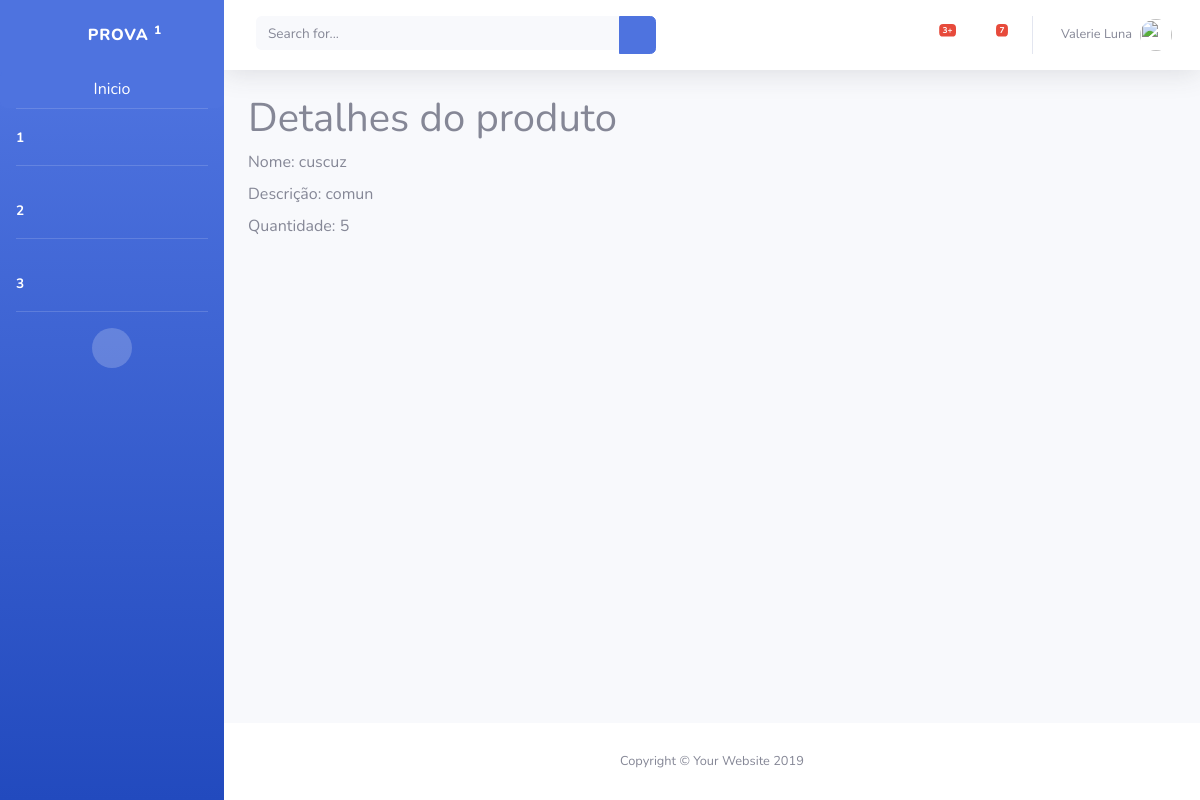
/primeira/produto/show/1, run on the app's committed database.
### primeira/models.py (models this page shows)
class Produto(models.Model):
    nome = models.CharField(max_length=50)
    descricao = models.CharField(max_length=50)
    quantidade = models.IntegerField()
    cliente = models.ForeignKey(Cliente, on_delete=models.CASCADE)

### primeira/views.py (the view)
# urls.py: path('produto/show/<int:id>', views.produto_show),
def produto_show(request,id):
    produto = Produto.objects.get(pk=id)
    return render(request, 'produto/show.html',{'produto':produto})

### Talia/templates/produto/show.html
{% extends 'base.html' %}
{% block conteudo %}
<h1>Detalhes do produto</h1>
<div>
    <label>Nome:</label>
    {{produto.nome}}
</div>
<div>
    <label>Descrição:</label>
    {{produto.descricao}}
</div>
<div>
    <label>Quantidade:</label>
    {{produto.quantidade}}
</div>
{% endblock %}

### data on the page
Produto: nome "cuscuz", descricao "comun", quantidade "5"
